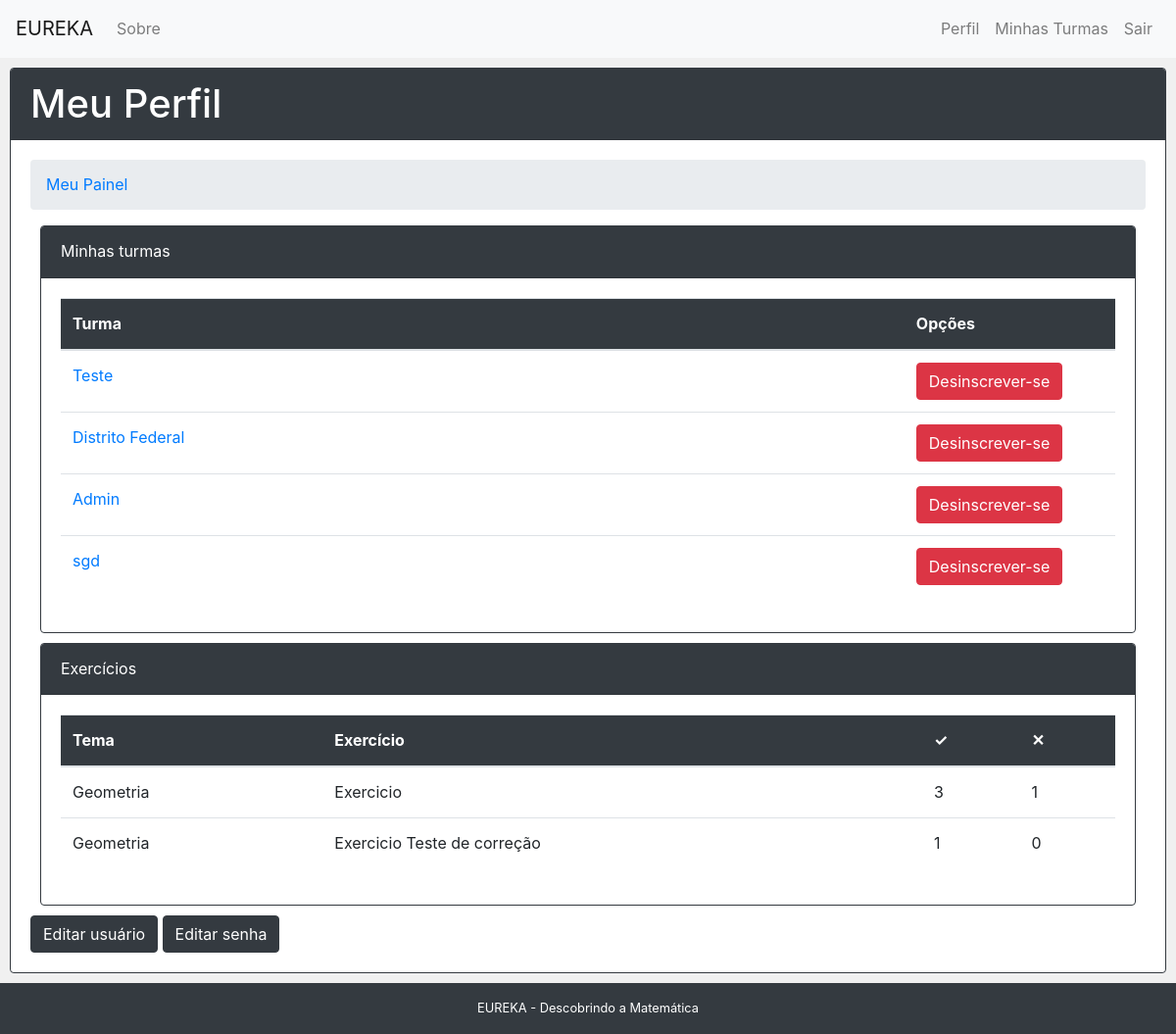
The app's page /usuario/4/ (signed in) with its own data.
### core/models.py (models this page shows, shortened)
class Aluno_Turma(models.Model):
	turma_id = models.ForeignKey('Turma', related_name = 'matriculas', on_delete=models.CASCADE)
	aluno_id = models.ForeignKey(get_user_model(), verbose_name = 'Usuário', related_name = 'matriculas', on_delete=models.CASCADE, null = True)
	class Meta:
		verbose_name = 'Inscrição'
		verbose_name_plural = 'Inscrições'
		unique_together = (('aluno_id','turma_id'),)

class Turma(models.Model):
	COURSE_OPTIONS = (
		('PUBLICA', 'Pública'),
		('PRIVADA', 'Privada'),
	)
	name = models.CharField('Nome', max_length=100)
	course_type = models.CharField('Tipo', max_length=9, choices=COURSE_OPTIONS, default='PUBLICA')
	responsible = models.ForeignKey('Usuario', on_delete=models.CASCADE)
	created_at = models.DateTimeField('Criado em', auto_now_add=True)
	updated_at = models.DateTimeField('Atualizado em', auto_now=True)
	def __str__(self):
		return self.name

class Aluno_Exercicio(models.Model):
	exercicio_id = models.ForeignKey('Exercicio', verbose_name='Exercício', on_delete=models.CASCADE, default=1)
	aluno_id = models.ForeignKey('Usuario', on_delete=models.CASCADE, default=1)
	corrects = models.IntegerField('Certos', default=0)
	wrongs = models.IntegerField('Errados', default=0)

class Exercicio(models.Model):
	name = models.CharField('Nome', max_length=100, default='Exercicio')
	tema_id = models.ForeignKey('Tema', on_delete=models.CASCADE, default=1)
	multiple_times = models.BooleanField('Pode ser feito mais de uma vez', default=False)
	created_at = models.DateTimeField('Criado em', auto_now_add=True)
	updated_at = models.DateTimeField('Atualizado em', auto_now=True)
	class_id = models.ForeignKey('Aula', verbose_name='Aula', on_delete=models.CASCADE, blank=True, null=True)
	experimentation_id = models.ForeignKey('Experimentacao', verbose_name='Experimentacao', on_delete=models.CASCADE, blank=True, null=True)
	def __str__(self):
		return self.name

class Tema(models.Model):
	name = models.CharField('Nome', max_length=100)
	turma_id = models.ForeignKey('Turma', on_delete=models.CASCADE)
	def __str__(self):
		return self.name

### core/views/user.py (the view)
# urls.py: path('usuario/<int:pk>/', views.usuario, name='usuario'),
@login_required
def usuario(request, pk):
	usuario = Usuario.objects.get(pk=pk)
	turmas = Turma.objects.filter(responsible= request.user)
	aluno_exercicios = Aluno_Exercicio.objects.filter(aluno_id=usuario)
	matriculas = Aluno_Turma.objects.filter(aluno_id=usuario)
	context = {
		'usuario' : usuario,
		'turmas' : turmas,
		'aluno_exercicios' : aluno_exercicios,
		'matriculas' : matriculas
	}
	return render(request,'user/usuario.html', context)

### core/models.py (called while the page is built)
	def __str__(self):
		return self.name

### core/templates/user/usuario.html (shortened to what this page needs)
{% extends "base.html" %}
{% load version %}
{% block content %}
<div class="card cardEspecial">
	<div class="card-header bg-dark text-white">
		{% if usuario == user %}
		<h1>Meu Perfil</h1>
		{% else %}
		<h1>Perfil do Usuário: {{usuario.username}}</h1>
		{% endif %}
	</div>
	<div class="card-body">
		<div class="pure-u-1">
			<ul class="breadcrumb">
				{% block breadcrumb %}
				<li><a href="{% url 'usuario' usuario.pk %}">Meu Painel</a></li>
				{% endblock %}
			</ul>
		</div>
		<div>
			{% block dashboard_content %}
				<div class="card">
					<div class="card-header bg-dark text-white">
						{% if usuario == user %}
						Minhas turmas
						{% else %}
						Turmas
						{% endif %}
					</div>
					<div class="card-body">
						<div class="table-responsive">
							<table class="table">
								<thead class="bg-dark text-white">
									<tr>
										<th scope="col">Turma</th>
										<th scope="col" style="width: 20%">Opções</th>
									</tr>
								</thead>
								<tbody>
								{% if usuario.user_type == 'ALUNO' %}
									{% for matricula in matriculas %}
										<tr>
											<td><a href="{% url 'turma' matricula.turma_id.pk %}">{{ matricula.turma_id }}</a></td>
											<td><a href="{% url 'desmatricular' matricula.turma_id.pk %}" class="btn btn-danger">Desinscrever-se</a></td>
										</tr>
									{% empty %}
										<tr>
											<td>Nenhuma turma disponível...</td>
										</tr>
									{% endfor %}
								{% endif %}
							  </tbody>
							</table>
						</div>
					</div>
				</div>
				{% if usuario.user_type == 'ALUNO' %}
				<div class="card">
					<div class="card-header bg-dark text-white">
						Exercícios
					</div>
					<div class="card-body">
						<div class="table-responsive">
							<table class="table">
								<thead class="bg-dark text-white">
									<tr>
										<th scope="col">Tema</th>
										<th scope="col">Exercício</th>
										<th scope="col">&#10003;</th>
										<th scope="col">&#10005;</th>
									</tr>
								</thead>
								<tbody>
									{% for aluno_exercicio in aluno_exercicios %}
										<tr>
											<td>{{aluno_exercicio.exercicio_id.tema_id}}</td>
											<td>{{aluno_exercicio.exercicio_id}}</td>
											<td>{{aluno_exercicio.corrects}}</td>
											<td>{{aluno_exercicio.wrongs}}</td>
										</tr>
									{% empty %}
										<tr>
											<td>Nenhum exercício disponível...</td>
										</tr>
									{% endfor %}
							  </tbody>
							</table>
						</div>
					</div>
				</div>
				{% endif %}
				{% if usuario == user %}
				<form action="{% url 'editar_usuario' %}" style="display:inline-block;">
					<input type="submit" value="Editar usuário" class="btn btn-dark"/>
				</form>
				<form action="{% url 'editar_senha' %}" style="display:inline-block;">
					<input type="submit" value="Editar senha" class="btn btn-dark"/>
				</form>
				{% endif %}
			{% endblock %}
		</div>
	</div>
</div>
{% endblock %}

### core/static/css/styles.css (style rules this page uses)
* { -webkit-box-sizing: border-box; -moz-box-sizing: border-box; box-sizing: border-box; }
body { margin: 0 auto; line-height: 1.7em; }
.card { margin-left: 10px; margin-right: 10px; margin-top: 10px; margin-bottom: 10px; border-style: solid; border-color: #343a40; border-width: 1px; }
.cardEspecial { margin-left: 10px; margin-right: 10px; margin-top: 10px; margin-bottom: 10px; }
.cardEspecial h1 { margin-top: 0px; margin-bottom: 0px; }

### records on screen
Aluno_Turma: turma_id "Teste"
Aluno_Turma: turma_id "Distrito Federal"
Aluno_Turma: turma_id "Admin"
Aluno_Turma: turma_id "sgd"
Aluno_Exercicio: exercicio_id.tema_id "Geometria", exercicio_id "Exercicio", corrects "3", wrongs "1"
Aluno_Exercicio: exercicio_id.tema_id "Geometria", exercicio_id "Exercicio Teste de correção", corrects "1", wrongs "0"
